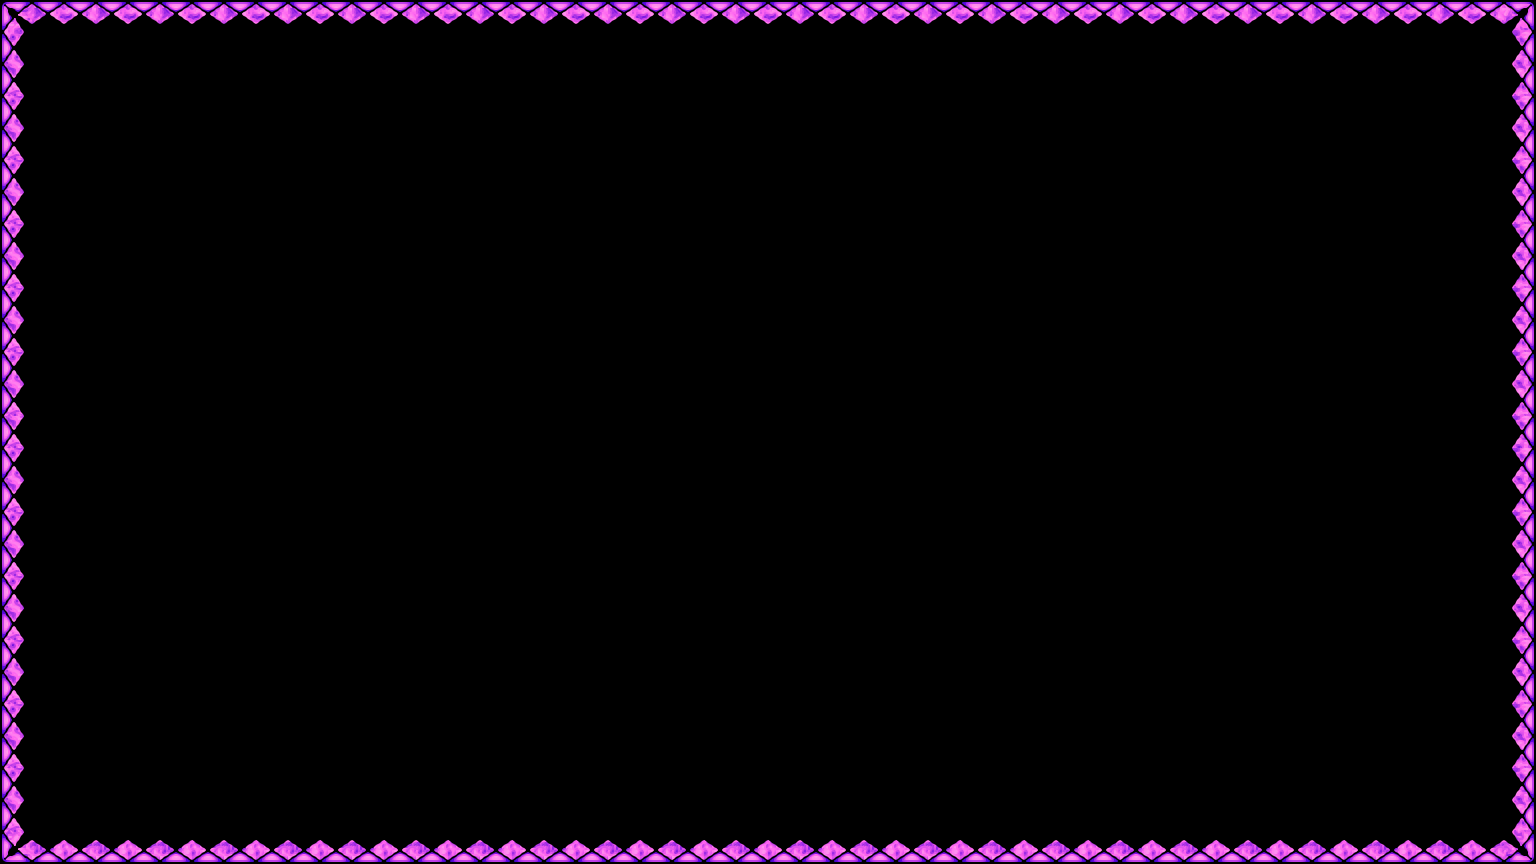

This is a level from a 2D game, rendered from its Tiled map with the project's own tilesets. A one-line summary and the complete map file follow:
An orthogonal 48x27 tile map with 32x32 px tiles, 1 tile layer (Tile Layer 1).

<map version="1.10" tiledversion="1.11.0" orientation="orthogonal" renderorder="left-up" width="48" height="27" tilewidth="32" tileheight="32" infinite="0" nextlayerid="2" nextobjectid="1">
 <tileset firstgid="1" source="Cuttileset.tsx" />
 <layer id="1" name="Tile Layer 1" width="48" height="27">
  <data encoding="csv">
1,2,3,2,3,2,3,2,3,2,3,2,3,2,3,2,3,2,3,2,3,2,3,2,3,2,3,2,3,2,3,2,3,2,3,2,3,2,3,2,3,2,3,2,3,2,3,4,
9,0,0,0,0,0,0,0,0,0,0,0,0,0,0,0,0,0,0,0,0,0,0,0,0,0,0,0,0,0,0,0,0,0,0,0,0,0,0,0,0,0,0,0,0,0,0,12,
17,0,0,0,0,0,0,0,0,0,0,0,0,0,0,0,0,0,0,0,0,0,0,0,0,0,0,0,0,0,0,0,0,0,0,0,0,0,0,0,0,0,0,0,0,0,0,20,
9,0,0,0,0,0,0,0,0,0,0,0,0,0,0,0,0,0,0,0,0,0,0,0,0,0,0,0,0,0,0,0,0,0,0,0,0,0,0,0,0,0,0,0,0,0,0,12,
17,0,0,0,0,0,0,0,0,0,0,0,0,0,0,0,0,0,0,0,0,0,0,0,0,0,0,0,0,0,0,0,0,0,0,0,0,0,0,0,0,0,0,0,0,0,0,20,
9,0,0,0,0,0,0,0,0,0,0,0,0,0,0,0,0,0,0,0,0,0,0,0,0,0,0,0,0,0,0,0,0,0,0,0,0,0,0,0,0,0,0,0,0,0,0,12,
17,0,0,0,0,0,0,0,0,0,0,0,0,0,0,0,0,0,0,0,0,0,0,0,0,0,0,0,0,0,0,0,0,0,0,0,0,0,0,0,0,0,0,0,0,0,0,20,
9,0,0,0,0,0,0,0,0,0,0,0,0,0,0,0,0,0,0,0,0,0,0,0,0,0,0,0,0,0,0,0,0,0,0,0,0,0,0,0,0,0,0,0,0,0,0,12,
17,0,0,0,0,0,0,0,0,0,0,0,0,0,0,0,0,0,0,0,0,0,0,0,0,0,0,0,0,0,0,0,0,0,0,0,0,0,0,0,0,0,0,0,0,0,0,20,
9,0,0,0,0,0,0,0,0,0,0,0,0,0,0,0,0,0,0,0,0,0,0,0,0,0,0,0,0,0,0,0,0,0,0,0,0,0,0,0,0,0,0,0,0,0,0,12,
17,0,0,0,0,0,0,0,0,0,0,0,0,0,0,0,0,0,0,0,0,0,0,0,0,0,0,0,0,0,0,0,0,0,0,0,0,0,0,0,0,0,0,0,0,0,0,20,
9,0,0,0,0,0,0,0,0,0,0,0,0,0,0,0,0,0,0,0,0,0,0,0,0,0,0,0,0,0,0,0,0,0,0,0,0,0,0,0,0,0,0,0,0,0,0,12,
17,0,0,0,0,0,0,0,0,0,0,0,0,0,0,0,0,0,0,0,0,0,0,0,0,0,0,0,0,0,0,0,0,0,0,0,0,0,0,0,0,0,0,0,0,0,0,20,
17,0,0,0,0,0,0,0,0,0,0,0,0,0,0,0,0,0,0,0,0,0,0,0,0,0,0,0,0,0,0,0,0,0,0,0,0,0,0,0,0,0,0,0,0,0,0,12,
9,0,0,0,0,0,0,0,0,0,0,0,0,0,0,0,0,0,0,0,0,0,0,0,0,0,0,0,0,0,0,0,0,0,0,0,0,0,0,0,0,0,0,0,0,0,0,12,
17,0,0,0,0,0,0,0,0,0,0,0,0,0,0,0,0,0,0,0,0,0,0,0,0,0,0,0,0,0,0,0,0,0,0,0,0,0,0,0,0,0,0,0,0,0,0,20,
9,0,0,0,0,0,0,0,0,0,0,0,0,0,0,0,0,0,0,0,0,0,0,0,0,0,0,0,0,0,0,0,0,0,0,0,0,0,0,0,0,0,0,0,0,0,0,12,
17,0,0,0,0,0,0,0,0,0,0,0,0,0,0,0,0,0,0,0,0,0,0,0,0,0,0,0,0,0,0,0,0,0,0,0,0,0,0,0,0,0,0,0,0,0,0,20,
9,0,0,0,0,0,0,0,0,0,0,0,0,0,0,0,0,0,0,0,0,0,0,0,0,0,0,0,0,0,0,0,0,0,0,0,0,0,0,0,0,0,0,0,0,0,0,12,
17,0,0,0,0,0,0,0,0,0,0,0,0,0,0,0,0,0,0,0,0,0,0,0,0,0,0,0,0,0,0,0,0,0,0,0,0,0,0,0,0,0,0,0,0,0,0,20,
9,0,0,0,0,0,0,0,0,0,0,0,0,0,0,0,0,0,0,0,0,0,0,0,0,0,0,0,0,0,0,0,0,0,0,0,0,0,0,0,0,0,0,0,0,0,0,12,
17,0,0,0,0,0,0,0,0,0,0,0,0,0,0,0,0,0,0,0,0,0,0,0,0,0,0,0,0,0,0,0,0,0,0,0,0,0,0,0,0,0,0,0,0,0,0,20,
9,0,0,0,0,0,0,0,0,0,0,0,0,0,0,0,0,0,0,0,0,0,0,0,0,0,0,0,0,0,0,0,0,0,0,0,0,0,0,0,0,0,0,0,0,0,0,12,
17,0,0,0,0,0,0,0,0,0,0,0,0,0,0,0,0,0,0,0,0,0,0,0,0,0,0,0,0,0,0,0,0,0,0,0,0,0,0,0,0,0,0,0,0,0,0,20,
9,0,0,0,0,0,0,0,0,0,0,0,0,0,0,0,0,0,0,0,0,0,0,0,0,0,0,0,0,0,0,0,0,0,0,0,0,0,0,0,0,0,0,0,0,0,0,12,
17,0,0,0,0,0,0,0,0,0,0,0,0,0,0,0,0,0,0,0,0,0,0,0,0,0,0,0,0,0,0,0,0,0,0,0,0,0,0,0,0,0,0,0,0,0,0,20,
25,26,27,26,27,26,27,26,27,26,27,26,27,26,27,26,27,26,27,26,27,26,27,26,27,26,27,26,27,26,27,26,27,26,27,26,27,26,27,26,27,26,27,26,27,26,27,28
</data>
 </layer>
</map>